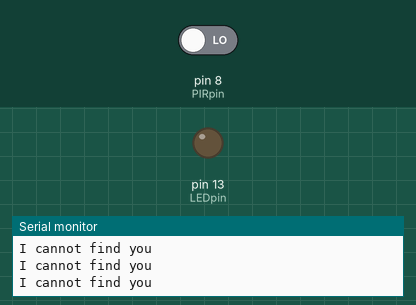
Bench run of a sketch on a simulated Arduino Uno, built with avr-gcc and run on an emulated ATmega328P. Shown: output pins drawn as LEDs (lit = HIGH), the last lines printed to the serial monitor. Inputs (shaded band) come from the test bench; at power-on: pin 8 (PIRpin) LOW.

Above: at 2.8 s.
2.9 s: pin 8 (PIRpin) driven HIGH
At 4.0 s:
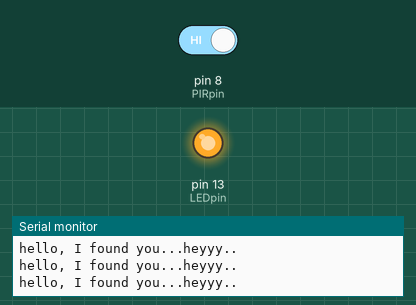
4.5 s: pin 8 (PIRpin) driven LOW
At 5.6 s:
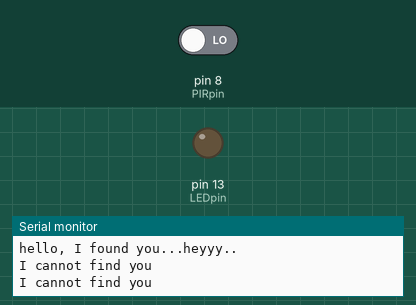
Timing chart, 0 to 7.5 s (numbered marks = the images above; inputs shaded):
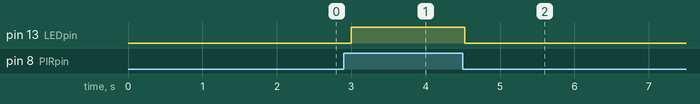

The sketch:

pirsensor.ino
```cpp
int LEDpin = 13;   // LED pin
	int PIRpin = 8;    // The pin of Arduino connected to the PIR output
	int PIRvalue = 0;  // It specifies the status of PIR sensor
	void setup() {
	 pinMode(LEDpin, OUTPUT);
	 pinMode(PIRpin, INPUT);
 // the output from the sensor is considered as input for Arduino
	 Serial.begin(9600);
	}
	void loop()
	{
	 PIRvalue = digitalRead(PIRpin);
	 if (PIRvalue == HIGH)
 {
   digitalWrite(LEDpin, HIGH);
	   // turn ON LED if the motion is detected
	   Serial.println("hello, I found you...heyyy..");
	 }
 else
	 {
	   digitalWrite(LEDpin, LOW);
	   // LED will turn OFF if we have no motion
	   Serial.println("I cannot find you");
   delay(1000);
	 }
   	}
```

Measured:
- after the input at 2.9 s, pin 13 (LEDpin): LOW → HIGH after 0.10 s
- after the input at 4.5 s, pin 13 (LEDpin): HIGH → LOW at once
